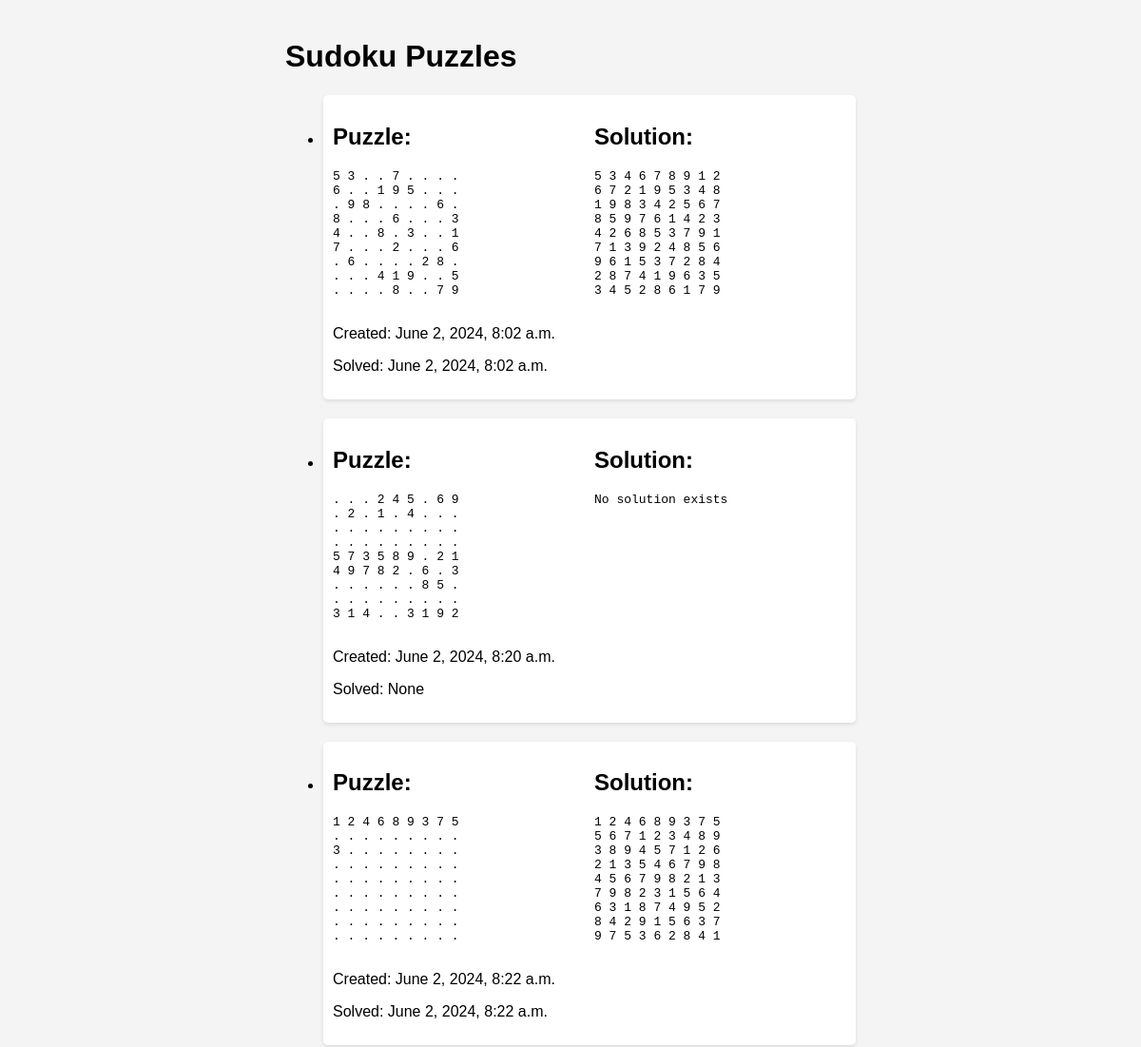
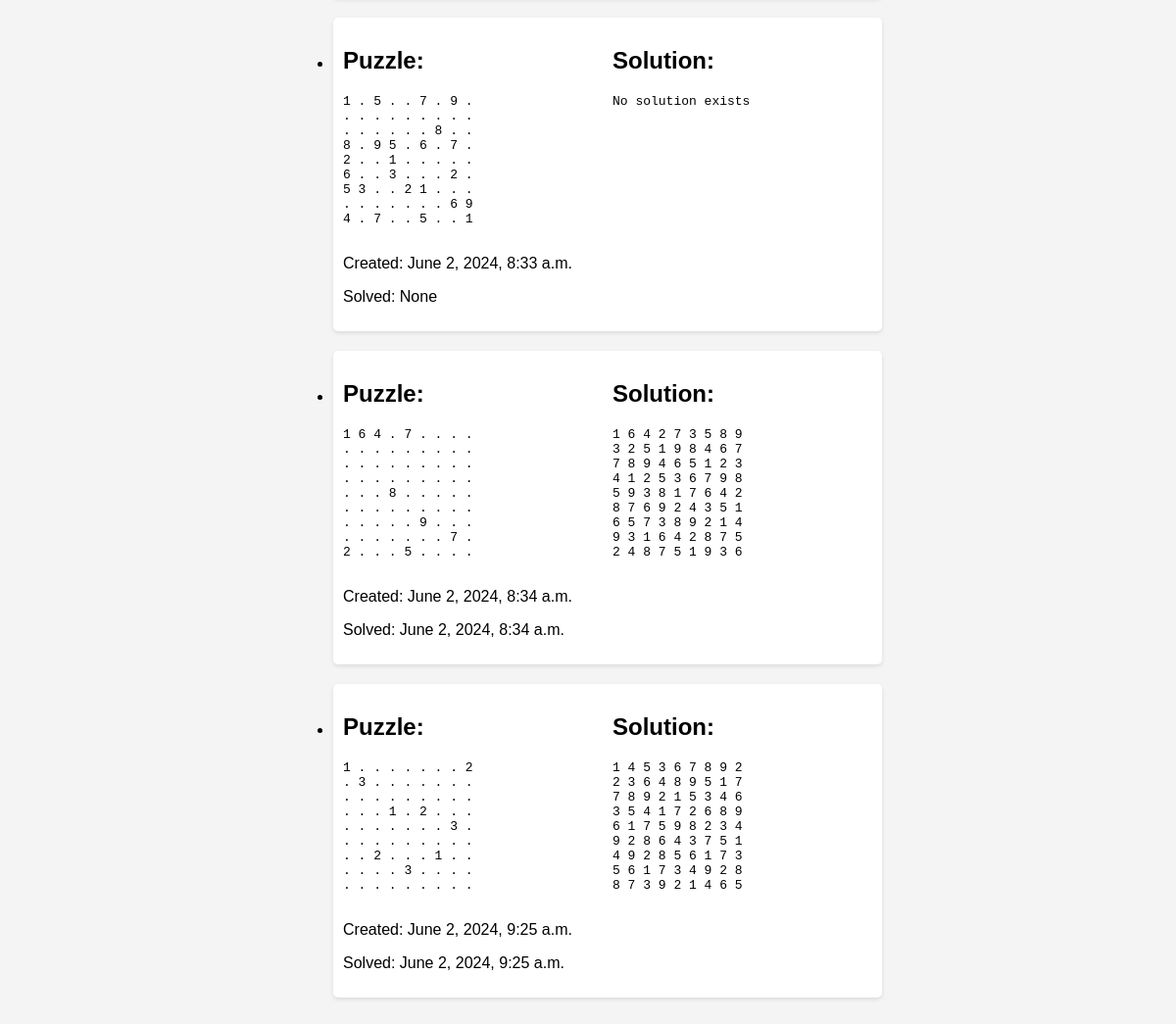
Page /puzzles/ on the committed database (2 pictures, top to bottom).
### solver/models.py (models this page shows)
class SudokuPuzzle(models.Model):
    puzzle = models.TextField()
    solution = models.TextField(blank=True, null=True)
    created_at = models.DateTimeField(auto_now_add=True)
    solved_at = models.DateTimeField(blank=True, null=True)

### solver/views.py (the view)
# urls.py: path('puzzles/', display_puzzles, name='display_puzzles'),
def display_puzzles(request):
    puzzles = SudokuPuzzle.objects.all()
    return render(request, 'solver/puzzles.html', {'puzzles': puzzles})

### solver/templates/solver/puzzles.html (shortened to what this page needs)
<!DOCTYPE html>
<html>
<head>
</head>
<body>
    <div class="container">
        <h1>Sudoku Puzzles</h1>
        <ul>
            {% for puzzle in puzzles %}
                <li class="card">
                    <div class="puzzle-and-solution">
                        <div class="puzzle">
                            <h2>Puzzle:</h2>
                            <pre>{{ puzzle.puzzle }}</pre>
                        </div>
                        <div class="solution">
                            <h2>Solution:</h2>
                            <pre>{{ puzzle.solution }}</pre>
                        </div>
                    </div>
                    <div class="time-info">
                        <p>Created: {{ puzzle.created_at }}</p>
                        <p>Solved: {{ puzzle.solved_at }}</p>
                    </div>
                </li>
            {% endfor %}
        </ul>
    </div>
</body>
</html>

### solver/templates/solver/puzzles.html (style rules this page uses)
body { font-family: Arial, sans-serif; margin: 0; padding: 20px; background-color: #f4f4f4; }
.container { max-width: 600px; margin: 0 auto; }
.card { background-color: #fff; border-radius: 5px; box-shadow: 0 2px 4px rgba(0, 0, 0, 0.1); padding: 10px; margin-bottom: 20px; }
.puzzle-and-solution { display: flex; justify-content: space-between; }
.puzzle, .solution { width: calc(50% - 5px); }
.time-info { margin-top: 10px; }

### rows in the picture
SudokuPuzzle: puzzle "5 3 . . 7 . . . . 6 . . 1 9 5 . . . . 9 8 . . . . 6 . 8 . . . 6 . . . 3 4 . . 8 . 3 . . 1 7 . . . 2 . . . 6 . 6 . . . . 2 8 . . . . 4 1 9 . . 5 . . . . 8 . . 7 9", solution "5 3 4 6 7 8 9 1 2 6 7 2 1 9 5 3 4 8 1 9 8 3 4 2 5 6 7 8 5 9 7 6 1 4 2 3 4 2 6 8 5 3 7 9 1 7 1 3 9 2 4 8 5 6 9 6 1 5 3 7 2 8 4 2 8 7 4 1 9 6 3 5 3 4 5 2 8 6 1 7 9", created_at "June 2, 2024, 8:02 a.m.", solved_at "June 2, 2024, 8:02 a.m."
SudokuPuzzle: puzzle ". . . 2 4 5 . 6 9 . 2 . 1 . 4 . . . . . . . . . . . . . . . . . . . . . 5 7 3 5 8 9 . 2 1 4 9 7 8 2 . 6 . 3 . . . . . . 8 5 . . . . . . . . . . 3 1 4 . . 3 1 9 2", solution "No solution exists", created_at "June 2, 2024, 8:20 a.m.", solved_at "None"
SudokuPuzzle: puzzle "1 2 4 6 8 9 3 7 5 . . . . . . . . . 3 . . . . . . . . . . . . . . . . . . . . . . . . . . . . . . . . . . . . . . . . . . . . . . . . . . . . . . . . . . . . . .", solution "1 2 4 6 8 9 3 7 5 5 6 7 1 2 3 4 8 9 3 8 9 4 5 7 1 2 6 2 1 3 5 4 6 7 9 8 4 5 6 7 9 8 2 1 3 7 9 8 2 3 1 5 6 4 6 3 1 8 7 4 9 5 2 8 4 2 9 1 5 6 3 7 9 7 5 3 6 2 8 4 1", created_at "June 2, 2024, 8:22 a.m.", solved_at "June 2, 2024, 8:22 a.m."
SudokuPuzzle: puzzle "1 . 5 . . 7 . 9 . . . . . . . . . . . . . . . . 8 . . 8 . 9 5 . 6 . 7 . 2 . . 1 . . . . . 6 . . 3 . . . 2 . 5 3 . . 2 1 . . . . . . . . . . 6 9 4 . 7 . . 5 . . 1", solution "No solution exists", created_at "June 2, 2024, 8:33 a.m.", solved_at "None"
SudokuPuzzle: puzzle "1 6 4 . 7 . . . . . . . . . . . . . . . . . . . . . . . . . . . . . . . . . . 8 . . . . . . . . . . . . . . . . . . . 9 . . . . . . . . . . 7 . 2 . . . 5 . . . .", solution "1 6 4 2 7 3 5 8 9 3 2 5 1 9 8 4 6 7 7 8 9 4 6 5 1 2 3 4 1 2 5 3 6 7 9 8 5 9 3 8 1 7 6 4 2 8 7 6 9 2 4 3 5 1 6 5 7 3 8 9 2 1 4 9 3 1 6 4 2 8 7 5 2 4 8 7 5 1 9 3 6", created_at "June 2, 2024, 8:34 a.m.", solved_at "June 2, 2024, 8:34 a.m."
SudokuPuzzle: puzzle "1 . . . . . . . 2 . 3 . . . . . . . . . . . . . . . . . . . 1 . 2 . . . . . . . . . . 3 . . . . . . . . . . . . 2 . . . 1 . . . . . . 3 . . . . . . . . . . . . .", solution "1 4 5 3 6 7 8 9 2 2 3 6 4 8 9 5 1 7 7 8 9 2 1 5 3 4 6 3 5 4 1 7 2 6 8 9 6 1 7 5 9 8 2 3 4 9 2 8 6 4 3 7 5 1 4 9 2 8 5 6 1 7 3 5 6 1 7 3 4 9 2 8 8 7 3 9 2 1 4 6 5", created_at "June 2, 2024, 9:25 a.m.", solved_at "June 2, 2024, 9:25 a.m."
